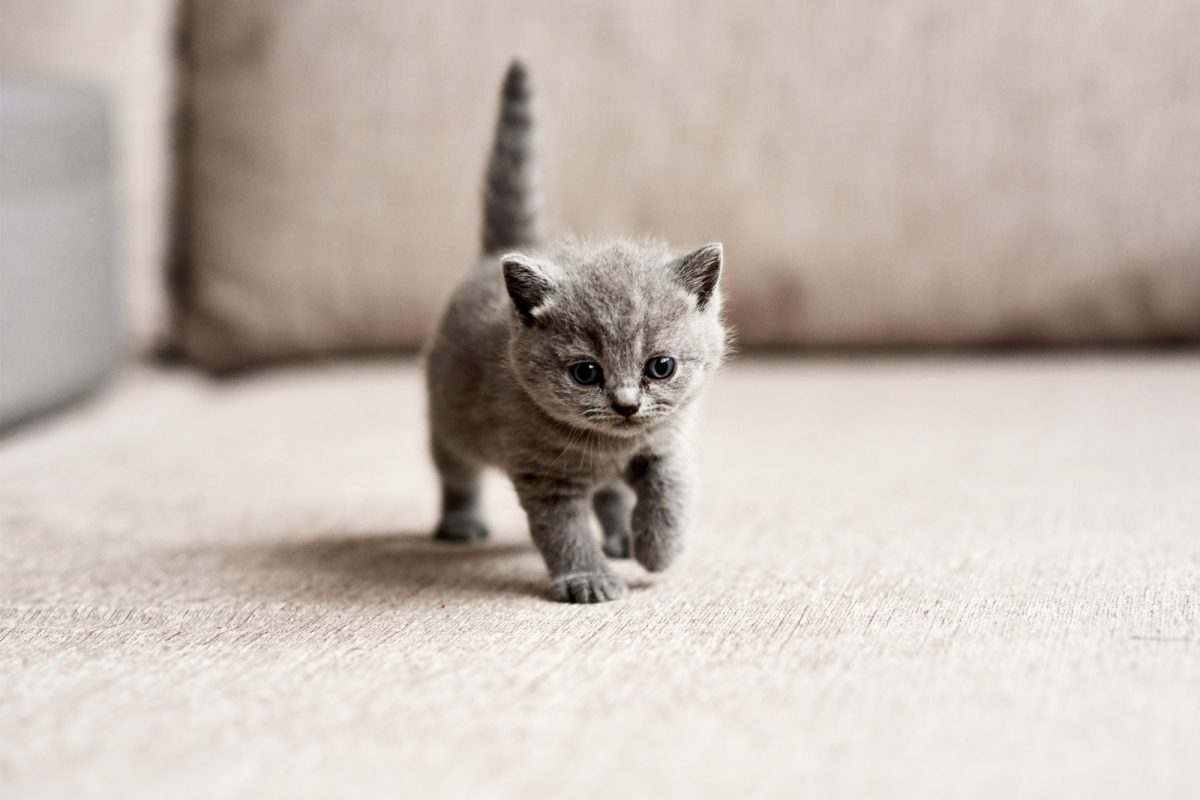
#> input picture notebooks/03_Numpy/images/gatito.jpeg, 1200 x 800 px
$ jupyter execute --allow-errors 01_Introduction.ipynb   (shell and % lines are left out)
#> lines starting #> are read from the running program, lines starting #| are printed output that depends on the picture; after the words box and inside, x2 and y2 are one past the last pixel; in counts of white or black regions, pixels touching at a corner belong together
# Librería Numpy

La librería numpy ofrece funciones eficientes para la manipulación y el procesamiento numérico en arrays.

Este tipo de estructuras de almacenamiento númerico no son exactamente listas aunque puedan aparentar ese comportamiento (*duck-style*). Sus elementos son homogéneos e incluyen operaciones básicas y operaciones más complejas como álgebra lineal.

Numpy forma parte del *core* de otras librerías como Pandas.

https://numpy.org/doc/stable/index.html

Si no está instalada podemos hacerlo mediante el siguiente comando en la terminal.

```bash
uv add numpy
```

o desde el propio notebook:

```bash
!uv add numpy
```

Una vez comprobado que disponemos de la librería podemos empezar a usarla. Para usar la libreria siempre debemos importarla primero como en la siguiente celda.

[cell 1]
import numpy as np

## Un ejemplo sobre las posibilidades de Numpy

[cell 2]
import numpy as np
import matplotlib.pyplot as plt

np.random.seed(42)

# Serie ficticia de precios
dias = np.arange(1, 253)
ruido = np.random.normal(0, 1.2, size=dias.size)
cierres = 100 + np.cumsum(ruido)  # paseo aleatorio alrededor de 100 €

# Media móvil de 7 días (convolve = media de una ventana deslizante)
ventana = 7
media_movil = np.convolve(cierres, np.ones(ventana) / ventana, mode="valid")

# Rentabilidad diaria (%) y algunos estadísticos
rentabilidad = np.diff(cierres) / cierres[:-1] * 100
print(f"Precio final: {cierres[-1]:.2f} €")
print(f"Máximo / mínimo: {cierres.max():.2f} / {cierres.min():.2f} €")
print(f"Rentabilidad media diaria: {rentabilidad.mean():.3f} %")
print(f"Volatilidad (std diaria): {rentabilidad.std():.3f} %")

fig, ax = plt.subplots(figsize=(10, 4))
ax.plot(dias, cierres, label="Cierre", alpha=0.7)
ax.plot(dias[ventana - 1 :], media_movil, label=f"Media móvil {ventana}d", linewidth=2)
ax.set_xlabel("Día")
ax.set_ylabel("Precio (€)")
ax.set_title("Serie bursátil ficticia: cierre y media móvil")
ax.legend()
ax.grid(True, alpha=0.3)
plt.show()
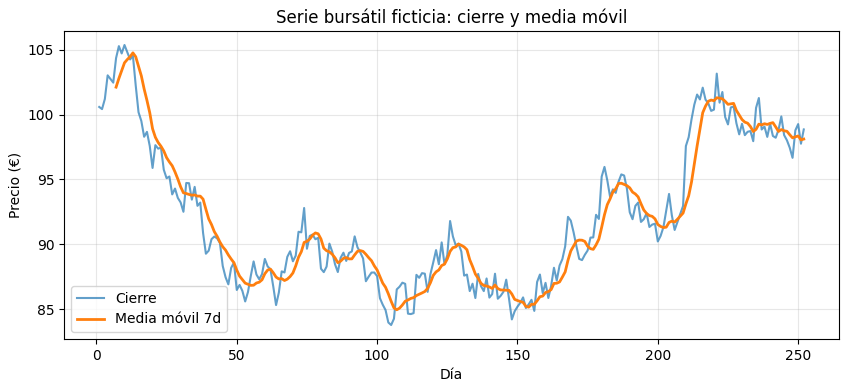
#> figure drawn by matplotlib, 1 panel; curve peaks at x = 10, y = 105.4; curve peaks at x = 13, y = 104.8

El resultado de la importación no tiene salida, pero ya podemos usar todas las funcionalidades de la librería.

[cell 3]
data = np.array([1,0])
print(data[0])
print(type(data[0]))

data = np.array([[1,0],[2,0],[3,0]])
print(data[0][:0])

[cell 4]
print(data.shape)
print(data.size)
print(data.ndim)
print(data.dtype)

Tipos de datos soportados:

- int: int8, int16, int32, int64
- uint: uint8, uint16, uint32, uint64
- bool: Bool
- float: float16, float32, float64, float128
- complex: complex64, complex128, complex256

[cell 5]
data = np.array([[1,0],[2,0]],dtype=np.int32)
data = np.array([[1,0],[2,0]],dtype=np.complex64)
data = np.array([[1,0],[2,0]],dtype=np.float16)
# Conversión
data = np.array(data,dtype=np.uint)
data = data.astype(np.bool_)
print(data)

## Generación

No todo es cargar valores. A veces es necesario generar una muestra de puntos aleartoria, un vector neutro, o escala de valores.

[cell 6]
data = np.array(range(10))
print(data)

data = np.arange(10)
print(data)

data = np.zeros((10,5))
# https://numpy.org/doc/stable/reference/generated/numpy.zeros.html
print(data)

data = np.ones(10)
print(data)

[cell 7]
shape = (10,80) # 10 rows x 80 cols
data = np.zeros(shape)
print(data)

[cell 8]
data = np.linspace(0,1,10)
print(data)

[cell 9]
data = np.logspace(0,2,10) # 10puntos entre 2**0 y 2**2
print(data)

[cell 10]
data = np.identity(3)
print(data)
print("-"*10)

data = np.eye(3,k=1) # https://numpy.org/doc/stable/reference/generated/numpy.eye.html
print(data)
print("-"*10)

data = np.diag(range(1,4))
print(data)

### Generación o sampling aleatorio

`Numpy` incluye un módulo específico para generación de números aleatorios: `numpy.random`. Este módulo incluye funciones para generar números aleatorios siguiendo diferentes distribuciones estadísticas, como uniforme, normal, binomial, entre otras.

[cell 11]
data = np.random.rand(3,3)
print(data)
print("-"*20)

data = np.random.randint(1,10,size=(2,2))
print(data)
print("-"*20)

data = np.random.randint(1,10,20).reshape(10,2)
print(data)
print("-"*20)

data = np.array(np.random.rand(20)*10,dtype=int).reshape(10,2)
print(data)

## Actividades

### Actividad 1
Imaginad la siguiente actividad donde tenemos que realizar la siguiente matriz:

```
array([[0, 1, 2, 3, 4, 5, 6, 7, 8, 9],
       [0, 1, 2, 3, 4, 5, 6, 7, 8, 9],
       [0, 1, 2, 3, 4, 5, 6, 7, 8, 9],
       [0, 1, 2, 3, 4, 5, 6, 7, 8, 9],
       [0, 1, 2, 3, 4, 5, 6, 7, 8, 9],
       [0, 1, 2, 3, 4, 5, 6, 7, 8, 9],
       [0, 1, 2, 3, 4, 5, 6, 7, 8, 9],
       [0, 1, 2, 3, 4, 5, 6, 7, 8, 9],
       [0, 1, 2, 3, 4, 5, 6, 7, 8, 9],
       [0, 1, 2, 3, 4, 5, 6, 7, 8, 9]])
```

tip: https://numpy.org/doc/stable/reference/generated/numpy.repeat.html

[cell 12]
# TODO ACTIVITY

### Actividad 2

Generar la siguiente estructura a partir del array([1, 2, 3])

```
array([1, 1, 1, 2, 2, 2, 3, 3, 3, 1, 2, 3, 1, 2, 3, 1, 2, 3])
```

tip: https://numpy.org/doc/stable/reference/generated/numpy.tile.html

[cell 13]
# TODO Activity

## Carga y volcado de datos

Entrada y salida

¿Cómo cargar datos de un fichero y cómo salvar resultados?

Siempre hay  que considerar el tipo de formato con el que se han guardado los datos. El formato influye en el rendimiento de las operaciones (R/W) y la capacidad de almacenamiento utilizada.
- CSV suele contener texto, no es eficiente, pero fácil de ingerir en otras herramientas. ¿Tiene sentido un fichero csv para matrices númericas? https://datos.gob.es/es/catalogo

- Formatos binarios:
  - npy, npz propios de numpy
  - pickle - https://docs.python.org/3/library/pickle.html

## Carga de datos con Numpy

Vamos a utilizar un fichero CSV (p. ej. alturas de gálibos) para cargar esos valores en una estructura de NumPy. El fichero del curso está en `data/galibos_tuneles_madrid.csv` (sin espacios en el nombre).

Si no lo tienes localmente, puedes descargarlo desde este [enlace](https://raw.githubusercontent.com/wisaaco/TTAD/refs/heads/main/notebooks/03_Numpy/data/GALIBOS%20TUNELES%20MADRID.csv) y guardarlo con un nombre sin espacios.

**Recomendaciones** No pongais nombres de ficheros con espacios ni con acentos!

#> (a cell that did not finish here is left out)

### Volviendo a trabajar con datos numéricos

[cell 15]
data = np.random.uniform(0.01,20.0,size=100000)
print(data[:5])

[cell 16]
f = open("data/tmp.npy","wb") # Writing file, in Binary mode
np.save(f,data)
f.close()

with open("data/tmp2.csv","w") as f2: # Writing but in txt
    for n in data:
        f2.write(str(n)+",")

[cell 17]
data = np.random.uniform(0.01,20.0,size=100000)
data2 = np.random.normal(0.3,10,100000)
print(data[:5])
print(data2[:5])

f = open("data/tmp.npy","wb") # Writing file, in Binary mode
np.save(f,data)
np.save(f,data2)
f.close()

print("saved")


with open('data/tmp.npy', 'rb') as f:
    a = np.load(f)
    b = np.load(f)

print(a[:5])
print(b[:5])

[cell 18]
import pickle

with open("data/tmp3.npy",'wb') as f:
    pickle.dump(a, f)
    pickle.dump(b, f)

[cell 19]
f = "data/tmp3.npy"
ca = pickle.load(open(f,"rb"))
print(ca)
cb = pickle.load(open(f,"rb"))
print(cb)

# Qué paso en este punto?
# ¿Cómo podriamos haber guardado ambas variables dentro del mismo fichero?

## Operaciones con series numpy

Las operaciones básicas entre arrays de numpy son *element-wise*, es decir, se aplican elemento a elemento. Por ellos podemos hacer operaciones aritméticas básicas como suma, resta, multiplicación, división y potencias.

[cell 20]
import numpy as np
a = np.array([.0,0.1])
b = np.array([1,1])
print(a+b)
print(a-b)
print(a/b)
print(a*b)
print(2**a)

[cell 21]
c = np.array([1,1,1])
#> (the rest of this cell did not finish here and is left out)

[cell 22]
c = np.array([1,1,1,1]).reshape(2,2)
print(a*c)
print("-"*10)
print(a.dot(c)) #https://numpy.org/doc/stable/reference/generated/numpy.dot.html

[cell 23]
# Tensor dot
#https://numpy.org/doc/stable/reference/generated/numpy.tensordot.html#numpy.tensordot
a = np.arange(60.).reshape(3,4,5)
b = np.arange(24.).reshape(4,3,2)
c = np.tensordot(a,b, axes=([1,0],[0,1]))
print(c)
print(c.shape)

[cell 24]
# Einseum
# https://numpy.org/doc/stable/reference/generated/numpy.einsum.html

a = np.arange(25).reshape(5,5)
print(a)
print("-"*10)
print(np.einsum("ii",a))
print("-"*10)
print(np.einsum("ii->i",a))

#### Kron product

$$a \otimes b$$

> En matemáticas, se llama producto de Kronecker, denotado con ⊗, a una operación sobre dos matrices de tamaño arbitrario que da como resultado una matriz bloque. Es un caso especial del producto tensorial. El producto de Kronecker no debería confundirse con el producto de matrices habitual, que es una operación totalmente diferente. Debe su nombre al matemático alemán Leopold Kronecker.

Definición extraida de Wikipedia ([Enlace](https://en.wikipedia.org/wiki/Kronecker_product)).

[cell 25]
a = np.arange(1,5).reshape(2,2)
print(a)
b = np.array([0,5,6,7]).reshape(2,2)
print(b)
print("-"*10)
k = np.kron(a,b)
print(k)

### Actividad
Implementa con operaciones básicas de numpy la multiplicación de Kron.<br/>
Compara tiempos de ejecución entre tú versión y la ya implementada.

TIP: Para comparar tiempos de ejecución mira esta [información](https://stackoverflow.com/questions/1557571/how-do-i-get-time-of-a-python-programs-execution).

[cell 26]
#TODO Activity

## Funciones sobre series

Hay muchas funciones ya implementadas en numpy para trabajar con arrays. Vamos a ver algunas de las más comunes:
- Trigonometricas: np.cos, np.sin, np.tan
- Exponenciales y logaritmos: np.exp, np.log
- Estadísticas: `np.sum`, `np.cumsum`, `np.mean`, `np.cumprod`, `np.min`, `np.argmax`. Estas funciones también están implementadas como métodos de los arrays, `a.mean()`.

[cell 27]
a = np.array(range(10))
print(np.cos(a))
print(np.exp(a))
print(np.log(a))

[cell 28]
print(np.sum(a))
print(np.cumsum(a))
print(np.mean(a))

print("\n",np.cumprod(a))
print(np.min(a))
print(np.argmax(a))

[cell 29]
print(a.mean())
print(a.min())
print(a.argmax())

[cell 30]
a = a.reshape(2,5)
print(a)
print("-"*10)
print(np.sum(a,axis=1))
print(np.sum(a,axis=0))

## Actividades

### Actividad. 1

¿Cómo calcular la distancia euclidea entre dos vectores?
$$ d{v_1,v_2}=\sqrt{\sum_{k=1}^n(x_{1,k}-x_{2,k})^2} $$

[cell 31]
v1 = np.arange(1,4)
v2 = np.arange(4,7)
#TODO Activity
# Solucion == 5.196152422706632

### Actividad. 2

¿Y calcular la distancia de Manhattan?

$$ d{v_1,v_2}= \sum_{k=1}^n \mid x_{1,k} - x_{2,k} \mid $$

[cell 32]
v1 = np.arange(1,4)
v2 = np.arange(4,7)
#TODO Activity
# Solucion == 9

## Restructurando la dimensión de una serie

[cell 33]
a = np.arange(10)
print(a.shape)
print(a.reshape(2,5))
print(a)

[cell 34]
a = a.reshape(2,5)
print(a.T)
print("-"*10)
print(np.hstack(a))  # https://numpy.org/doc/stable/reference/generated/numpy.hstack.html

[cell 35]
b = np.arange(10,20).reshape(2,5)
print(b)
print("-"*10)
print(np.hstack((a,b))) # axis-1
print(np.vstack((a,b))) # axis-0

[cell 36]
c = np.dstack((a,b)) # axis-2  https://numpy.org/doc/stable/reference/generated/numpy.dstack.html
print(c)
print(c.shape)

[cell 37]
print(a)
print(np.ravel(a)) # https://numpy.org/doc/stable/reference/generated/numpy.ravel.html

print(np.ravel(a,order="F")) # ‘F’ means to index the elements in column-major,

[cell 38]
print(a)
print(np.split(a,2))
c1,c2 = np.split(a,2)

print("-"*10)

print(c1)
print(c1.shape)
print(np.ravel(c1))
print(c2)

[cell 39]
print(np.concatenate((a,b)))
print("-"*10)
print(np.concatenate((a,b),axis=1))

[cell 40]
# https://pillow.readthedocs.io/en/stable/

[cell 41]
from PIL import Image

image = Image.open('images/gatito.jpeg')
#> image is the input picture: PIL image 1200x800 RGB; mean R, G, B 196.9, 186.1, 177.4
# summarize some details about the image
print(image.format)
#| JPEG
print(image.size)
#| (1200, 800)
print(image.mode)
#| RGB

display(image)

[cell 42]
data = np.asarray(image)
print(len(data[0]))
#| 1200
print(data.size)
#| 2880000
print(data.shape)
#| (800, 1200, 3)
w,h,_ = data.shape

[cell 43]
print(data[w//2,h//2])
#| [153 143 131]
data2 = data.copy()
data2[w//2,h//2] = np.array([255,0,0]) # a red point
#> data2: shape (800, 1200, 3); under 0.01% of pixels changed, all inside (x1, y1, x2, y2) = (600, 400, 601, 401)

img = Image.fromarray(data2, 'RGB')

display(img)

[cell 44]
center_mask = w//2,h//2
rectangle_size = int(w*0.1)
mask = np.ones(rectangle_size*rectangle_size).reshape(rectangle_size,rectangle_size)
print(mask.shape)
#| (80, 80)

for x in range(w//2,w//2+rectangle_size):
    for y in range(h//2,h//2+rectangle_size):
        data2[x,y] =  np.array([255,0,0])
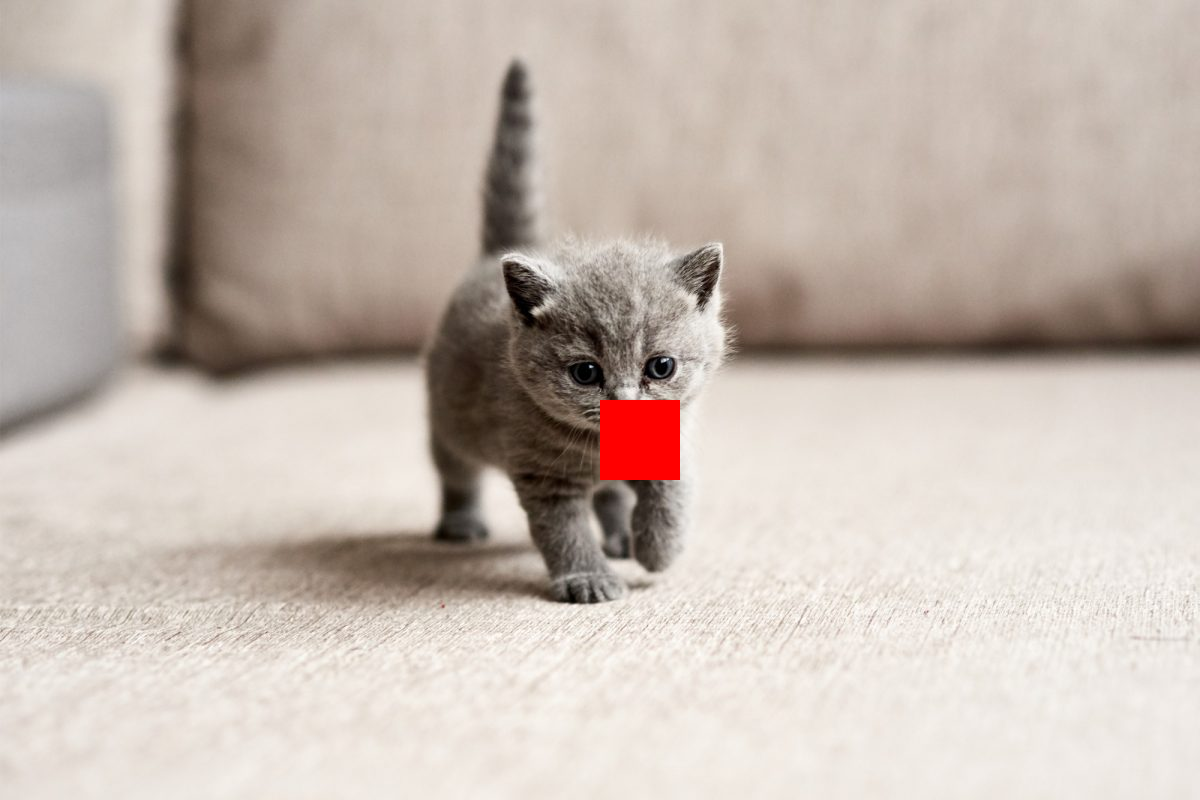
#> data2: shape (800, 1200, 3); mean R, G, B 197.8, 185.3, 176.7


img = Image.fromarray(data2, 'RGB')
display(img)

# REALMENTE, el cuadrado está en el centro?

## Actividad

Transforma la imagen en tonos grises. Solo con numpy!!!

[cell 45]
#WAY 1:
#
data = np.asarray(image)
data2 = data.copy()
for x in range(data2.shape[0]): #no eficiente
     for y in range(data2.shape[1]):
         data2[x,y] = np.repeat(data[x,y].mean(),3)

img = Image.fromarray(data2, 'RGB')
display(img)

## Operaciones de Slicing

[cell 46]
import numpy as np

a = np.arange(300).reshape(10,10,3)
# print(a)
print("-"*10)
print(a[:1])
print("-"*10)

print(a[0][0])
print("-"*10)

print(a[:,0])
print("-"*10)

#> (the rest of this cell did not finish here and is left out)

[cell 47]
a = np.arange(300).reshape(10,10,3)
print(a[:1])
print("-"*10)

print(a[:,:,0])

print("-"*10)

r = 0.2126
print(a[:,:,0]*r)

[cell 48]
# Way 2

rgbcorrection = np.array([0.2989, 0.5870, 0.1140])

data = np.asarray(image)
print(data.shape)
data2 = np.dot(data,rgbcorrection)
#> data2: shape (800, 1200) float64

print(data2.shape)
img = Image.fromarray(np.uint8(data2))
display(img)


# as a plot
import matplotlib.pyplot as plt
plt.imshow(data2, cmap = plt.get_cmap(name = 'gray'))
plt.show()

## Funciones propias vectorizadas

Las funciones vectorizadas de `NumPy` son una de las características más potentes de esta biblioteca. Permiten realizar operaciones matemáticas y lógicas sobre *arrays* completos sin necesidad de usar bucles explícitos en Python. En lugar de iterar elemento por elemento, NumPy aplica la operación de forma simultánea a todos los elementos del array, aprovechando la eficiencia de la librería.

Esto no solo hace que el código sea más compacto y legible, sino también mucho más rápido. Por ejemplo, operaciones como la suma, multiplicación o funciones matemáticas (como `np.sin`, `np.exp` o `np.sqrt`) pueden aplicarse directamente sobre arrays enteros. En resumen, las funciones vectorizadas son clave para trabajar con grandes volúmenes de datos numéricos de forma eficiente y elegante.

En este apartado veremos como crear nuestras propias funciones vectorizadas. Como ejemplo, vamos a definir una función que determine si una temperatura es "caliente" o no. Definiremos "caliente" como cualquier temperatura superior a 33 grados Celsius.

Primero definimos una serie de temperaturas aleatorias para probar nuestra función usando `np.random.randint`.

[cell 49]
temperatura = np.random.randint(-10,43,1000)

En la *array* temperatura tenemos 1000 valores. Para saber si cada uno de esos valores es "caliente" o no, podemos definir una función `is_hot` que tome un valor de temperatura y devuelva `True` si es mayor a 33 grados y `False` en caso contrario.

[cell 50]
# [5 lines left out: function is_hot, not called in this run]

def is_hot(grados):
    return 33 < grados <= 40

En la celda anterior podemos observar dos versiones de la misma función. Se trata de una funció normal de `python`. Si la aplicamos directamente sobre la serie `temperatura`, obtendremos un error, ya que la función no está diseñada para manejar arrays de `NumPyì directamente.

#> (a cell that did not finish here is left out)

[cell 52]
f_hot = np.vectorize(is_hot)
mask = f_hot(temperatura)
print(temperatura[mask])

Para utilizar estas funciones con una *array* de `NumPy`, podemos vectorizar la función usando `np.vectorize`. Esto crea una versión vectorizada de la función que puede aplicarse a cada elemento del array de manera eficiente.

#### Alternativa con operaciones lógicas y con `map`

Existen otras formas de aplicar condiciones lógicas sobre arrays de `NumPy`. Por ejemplo, podemos usar operaciones lógicas directamente sobre la *array* para crear una máscara booleana que indique qué elementos cumplen la condición de ser "calientes". Otra opción es usar la función `map` de Python para aplicar la función `is_hot` a cada elemento de la *array*.

**Se recomienda usar las funciones vectorizadas de** `NumPy` **por su versatilidad.**

[cell 53]
# https://numpy.org/doc/stable/reference/routines.logic.html
np.logical_and(temperatura>30,temperatura<=40)

[cell 54]
isHot = lambda x: (x>30 and x<=40)
index = list(map(isHot,temperatura))
temperatura[index]

### Más funciones lógicas

[cell 55]
np.random.seed(2022)
a = np.random.randint(-90,0,100)

index = np.where(a<-80) # Alerta: Son índices
print(index)
print(a[index])

[cell 56]
print(np.logical_or(a<-80,a<-90))

[cell 57]
print(np.logical_not(np.logical_or(a<-40,a<-90)))

### Actividades

¿Cómo podemos conseguir esta transformación?

De
```
array([0, 1, 2, 3, 4, 5, 6, 7, 8, 9])
```
a
```
array([ 0, -1,  2, -1,  4, -1,  6, -1,  8, -1])
```

[cell 58]
55 % 2

## Operaciones con Grupos

[cell 59]
np.random.seed(2022)
a = np.random.randint(-30,45,100)
print(a)

[cell 60]
9 in a

[cell 61]
if -14 in a and not -6 in a:
    print("Something strange")
elif 45 in a:
    print("No 11")
else:
    print("Pues está el -14 y el -6, y no el 45")

[cell 62]
#https://numpy.org/doc/stable/reference/generated/numpy.unique.html?highlight=unique#numpy.unique

unique_a = np.unique(a)  # sort but
print(unique_a)

[cell 63]
unique_a, freq_a = np.unique(a,return_counts=True)
print(a)
print(len(a))
print("-"*10)
print(freq_a)
print(len(freq_a))
print("-"*10)
print(unique_a)
print(len(unique_a))

# ¿Cuántos elementos repetidos hay?

[cell 64]
unique_a,index_a,freq_a = np.unique(a,return_counts=True,return_index=True)
print(freq_a)
print(index_a)
print("-"*10)
print(np.where(freq_a==4))
print(unique_a[17]) # se repite cuatro veces
print(unique_a[33]) # se repite cuatro veces
print(unique_a[50]) # se repite cuatro veces

print(a[np.where(a==-7)])

[cell 65]
np.sort(freq_a)

[cell 66]
print(np.array([0,4,1,2,5,7,9])[::-1])
print(np.argsort(np.array([0,4,1,2,5,7,9])))
print(np.argsort(np.array([0,4,1,2,5,7,9]))[::-1])

print("-"*10)

index_sorted = np.argsort(freq_a)[::-1] #https://numpy.org/doc/stable/reference/generated/numpy.argsort.html
print(index_sorted)

[cell 67]
unique_a[index_sorted]

### Actividades

#### Actividad 1

- ¿Cuál es el color más frecuente en la imagen del gatito?
- Sustituye esos pixeles por un color azul: rgb=(0,0,255)

[cell 68]
from PIL import Image

image = Image.open('images/gatito.jpeg')
data = np.asarray(image)
colors, frequency = np.unique(data[:,:,:],axis=1,return_counts=True)
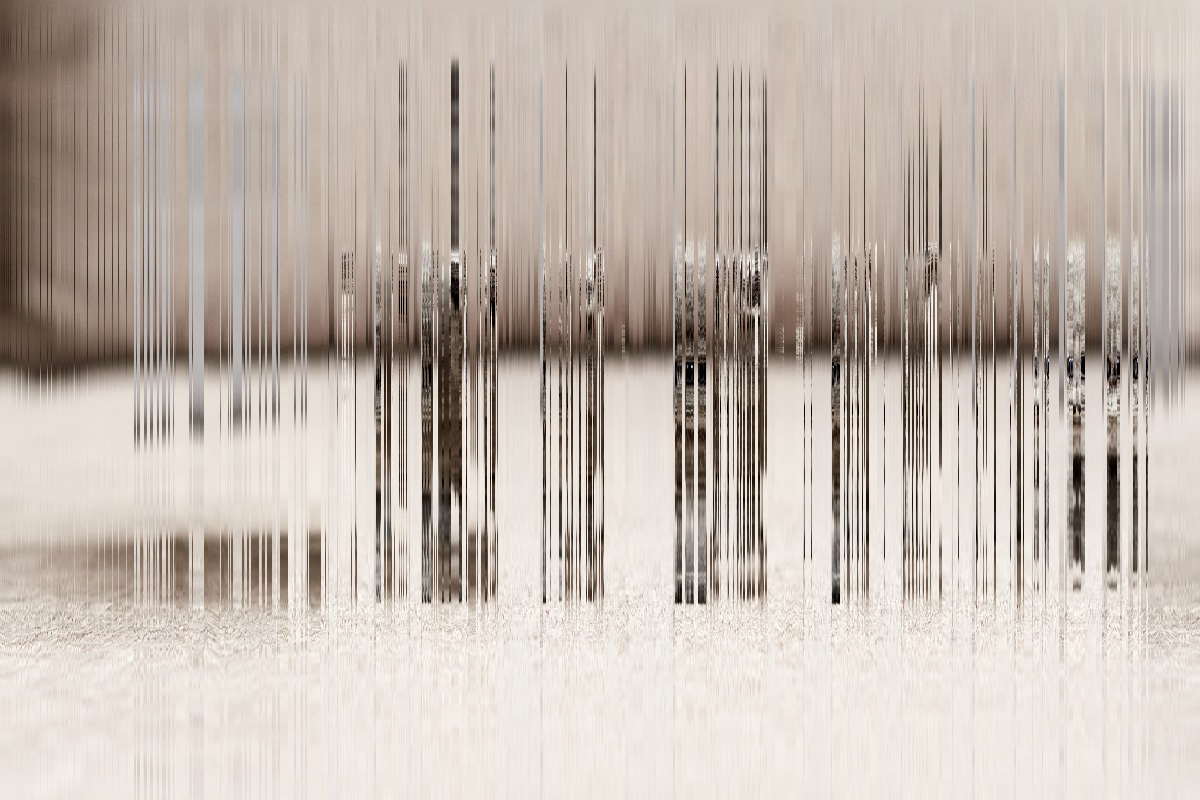
#> colors: shape (800, 1200, 3); mean R, G, B 196.9, 186.1, 177.4
#> frequency = 1200 values from 1 to 1
print(len(colors))
print(frequency[:10])
sorted_frequency = np.sort(frequency)
#> sorted_frequency = 1200 values from 1 to 1
#> (the rest of the program and of its run is left out)
